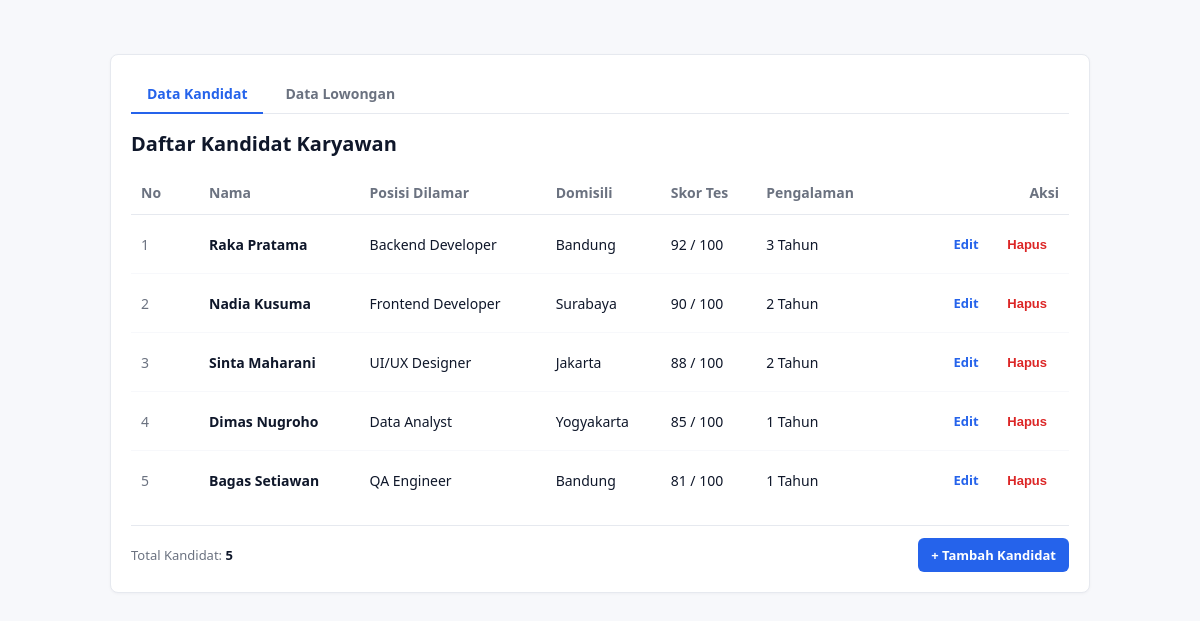
Page /project/index.php on the committed database.
### tables this page shows
CREATE TABLE IF NOT EXISTS `kandidat` (
  `id` int(11) NOT NULL AUTO_INCREMENT,
  `nama` varchar(100) NOT NULL,
  `posisi` varchar(100) NOT NULL,
  `domisili` varchar(100) NOT NULL,
  `skorTes` int(11) NOT NULL DEFAULT 0,
  `pengalamanTahun` int(11) NOT NULL DEFAULT 0,
  PRIMARY KEY (`id`)
);

### project/models/DB.php (called while the page is built, shortened)
<?php
class DB {
    private string $host = "localhost";
    private string $db_name = "mvp_kandidat_db";
    private string $username = "root";
    private string $password = "";
    private ?PDO $conn = null;
    private ?PDOStatement $result = null;
    public function __construct(
        string $host = "localhost",
        string $db_name = "mvp_kandidat_db",
        string $username = "root",
        string $password = ""
    ) {
        $this->host = $host;
        $this->db_name = $db_name;
        $this->username = $username;
        $this->password = $password;
        $this->conn = $this->connect();
    }
    public function connect(): PDO {
        try {
            $dsn = "mysql:host={$this->host};dbname={$this->db_name};charset=utf8mb4";
            $options = [
                PDO::ATTR_ERRMODE => PDO::ERRMODE_EXCEPTION,
                PDO::ATTR_DEFAULT_FETCH_MODE => PDO::FETCH_ASSOC,
                PDO::ATTR_EMULATE_PREPARES => false,
            ];
            return new PDO($dsn, $this->username, $this->password, $options);
        } catch (PDOException $e) {
            throw new RuntimeException("Koneksi Database Gagal: " . $e->getMessage(), 0, $e);
        }
    }
    public function executeQuery(string $query, array $params = []): PDOStatement {
        try {
            $stmt = $this->conn->prepare($query);
            $stmt->execute($params);
            $this->result = $stmt;
            return $stmt;
        } catch (PDOException $e) {
            throw new RuntimeException("Query Gagal: " . $e->getMessage(), 0, $e);
        }
    }
    public function getAllResult(): array {
        return $this->result->fetchAll(PDO::FETCH_ASSOC);
    }
}
?>

### project/models/TabelKandidat.php (called while the page is built, shortened)
<?php
require_once __DIR__ . '/DB.php';
require_once __DIR__ . '/Kandidat.php';
class TabelKandidat extends DB implements KontrakModel {
    private function mapRowToKandidat(array $row): Kandidat {
        return new Kandidat(
            (int)$row['id'],
            $row['nama'],
            $row['posisi'],
            $row['domisili'],
            (int)$row['skorTes'],
            (int)$row['pengalamanTahun']
        );
    }
    public function getAllKandidat(): array {
        $query = "SELECT * FROM kandidat ORDER BY skorTes DESC, id ASC";
        $this->executeQuery($query);
        $rows = $this->getAllResult();
        $list = [];
        foreach ($rows as $row) {
            $list[] = $this->mapRowToKandidat($row);
        }
        return $list;
    }
}
?>

### project/models/Kandidat.php (called while the page is built, shortened)
<?php
class Kandidat {
    private ?int $id;
    private string $nama;
    private string $posisi;
    private string $domisili;
    private int $skorTes;
    private int $pengalamanTahun;
    public function __construct(
        ?int $id,
        string $nama,
        string $posisi,
        string $domisili,
        int $skorTes,
        int $pengalamanTahun
    ) {
        $this->id = $id;
        $this->nama = $nama;
        $this->posisi = $posisi;
        $this->domisili = $domisili;
        $this->skorTes = $skorTes;
        $this->pengalamanTahun = $pengalamanTahun;
    }
    public function getId(): ?int { return $this->id; }
    public function getNama(): string { return $this->nama; }
    public function getPosisi(): string { return $this->posisi; }
    public function getDomisili(): string { return $this->domisili; }
    public function getSkorTes(): int { return $this->skorTes; }
    public function getPengalamanTahun(): int { return $this->pengalamanTahun; }
}
?>

### project/presenters/Flash.php (called while the page is built, shortened)
<?php
class Flash {
    public static function pull(): ?array {
        $flash = $_SESSION['flash'] ?? null;
        return $flash;
    }
    public static function toHtml(?array $flash): string {
        if ($flash === null) {
            return '';
        }
        $class = $flash['type'] === 'error' ? 'alert-error' : 'alert-success';
        $msg = htmlspecialchars($flash['message'], ENT_QUOTES, 'UTF-8');
        $msg = str_replace("\n", '<br>', $msg);
        return "<div class='alert {$class}'>{$msg}</div>";
    }
}
?>

### project/views/ViewKandidat.php (called while the page is built, shortened)
<?php
class ViewKandidat implements KontrakView {
    private string $skinPath;
    public function __construct(string $skinPath = '', string $formPath = '') {
        $this->skinPath = $skinPath ?: __DIR__ . '/../template/skin.html';
    }
    public function renderDaftar(string $tableRowsHtml, int $totalData, string $alertHtml = ''): string {
        $template = file_get_contents($this->skinPath);
        $tokens = [
            '{{ALERT}}'      => $alertHtml,
            '{{TABLE_ROWS}}' => $tableRowsHtml,
            '{{TOTAL_DATA}}' => (string)$totalData,
        ];
        return str_replace(array_keys($tokens), array_values($tokens), $template);
    }
}
?>

### project/presenters/PresenterKandidat.php (the view, shortened to what this page needs)
<?php
require_once __DIR__ . '/Flash.php';
class PresenterKandidat implements KontrakPresenter {
    private KontrakModel $model;
    private KontrakView $view;
    public function __construct(KontrakModel $model, KontrakView $view) {
        $this->model = $model;
        $this->view = $view;
    }
    private function buildRowHtml(int $no, Kandidat $kandidat): string {
        $id = (int)$kandidat->getId();
        $nama = htmlspecialchars($kandidat->getNama());
        $posisi = htmlspecialchars($kandidat->getPosisi());
        $domisili = htmlspecialchars($kandidat->getDomisili());
        $skorTes = number_format($kandidat->getSkorTes()) . ' / 100';
        $pengalaman = number_format($kandidat->getPengalamanTahun()) . ' Tahun';
        return "<tr>
            <td class='col-id'>{$no}</td>
            <td><strong>{$nama}</strong></td>
            <td>{$posisi}</td>
            <td>{$domisili}</td>
            <td>{$skorTes}</td>
            <td>{$pengalaman}</td>
            <td class='col-actions'>
                <a href='index.php?screen=edit&id={$id}' class='btn btn-edit'>Edit</a>
                <form method='post' action='index.php' style='display:inline;' onsubmit=\"return confirm('Hapus kandidat ini?')\">
                    <input type='hidden' name='action' value='hapus'>
                    <input type='hidden' name='id' value='{$id}'>
                    <button type='submit' class='btn btn-delete'>Hapus</button>
                </form>
            </td>
        </tr>";
    }
    public function tampilkanKandidat(): string {
        $listKandidat = $this->model->getAllKandidat();
        $totalKandidat = count($listKandidat);
        $rowsHtml = '';
        if (empty($listKandidat)) {
            $rowsHtml = '<tr><td colspan="7" style="text-align:center;color:#6b7280;padding:24px;">Belum ada data kandidat.</td></tr>';
        } else {
            $no = 1;
            foreach ($listKandidat as $kandidat) {
                $rowsHtml .= $this->buildRowHtml($no, $kandidat);
                $no++;
            }
        }
        $alertHtml = Flash::toHtml(Flash::pull());
        return $this->view->renderDaftar($rowsHtml, $totalKandidat, $alertHtml);
    }
}
?>

### project/index.php (shortened to what this page needs)
<?php
require_once __DIR__ . '/models/TabelKandidat.php';
require_once __DIR__ . '/views/ViewKandidat.php';
require_once __DIR__ . '/presenters/PresenterKandidat.php';
try {
    $module = $_POST['module'] ?? $_GET['module'] ?? 'kandidat';
    if ($module !== 'lowongan') {
        $module = 'kandidat';
    }
    if ($module === 'lowongan') {
        $model = new TabelLowongan(DB_HOST, DB_NAME, DB_USER, DB_PASS);
        $view = new ViewLowongan();
        $presenter = new PresenterLowongan($model, $view);
        if ($_SERVER['REQUEST_METHOD'] === 'POST') {
            $action = inputStr($_POST, 'action');
            if ($action === 'tambah') {
                $presenter->tambahLowongan(
                    inputStr($_POST, 'judul_posisi'),
                    inputStr($_POST, 'departemen'),
                    inputStr($_POST, 'lokasi'),
                    inputInt($_POST, 'kuota'),
                    inputStr($_POST, 'status')
                );
            } elseif ($action === 'ubah') {
                $presenter->ubahLowongan(
                    inputInt($_POST, 'id'),
                    inputStr($_POST, 'judul_posisi'),
                    inputStr($_POST, 'departemen'),
                    inputStr($_POST, 'lokasi'),
                    inputInt($_POST, 'kuota'),
                    inputStr($_POST, 'status')
                );
            } elseif ($action === 'hapus') {
                $presenter->hapusLowongan(inputInt($_POST, 'id'));
            }
            header("Location: index.php?module=lowongan");
            exit();
        }
        $screen = $_GET['screen'] ?? 'list';
        if ($screen === 'add') {
            echo $presenter->tampilkanFormLowongan();
        } elseif ($screen === 'edit' && isset($_GET['id'])) {
            echo $presenter->tampilkanFormLowongan((int)$_GET['id']);
        } else {
            echo $presenter->tampilkanLowongan();
        }
    } else {
        $model = new TabelKandidat(DB_HOST, DB_NAME, DB_USER, DB_PASS);
        $view = new ViewKandidat();
        $presenter = new PresenterKandidat($model, $view);
        $screen = $_GET['screen'] ?? 'list';
        if ($screen === 'add') {
            echo $presenter->tampilkanFormKandidat();
        } elseif ($screen === 'edit' && isset($_GET['id'])) {
            echo $presenter->tampilkanFormKandidat((int)$_GET['id']);
        } else {
            echo $presenter->tampilkanKandidat();
        }
    }
} catch (Throwable $e) {
    http_response_code(500);
    echo "<!doctype html><html lang='id'><head><meta charset='utf-8'><title>Terjadi Kesalahan</title></head>"
        . "<body style='font-family:system-ui;max-width:640px;margin:48px auto;'>"
        . "<h2>Terjadi kesalahan</h2>"
        . "<p>" . htmlspecialchars($e->getMessage(), ENT_QUOTES, 'UTF-8') . "</p>"
        . "<p style='color:#6b7280;font-size:14px'>Pastikan MySQL menyala dan <code>mvp_db.sql</code> sudah di-import.</p>"
        . "</body></html>";
}
?>

### rows in the picture
kandidat: id "Data Kandidat Data Lowongan Daftar Kandidat Karyawan No Nama Posisi Dilamar Domisili Skor Tes Pengalaman Aksi Total Kandidat: 5 + Tambah Kandidat", no "5", nama "Bagas Setiawan", posisi "QA Engineer", domisili "Bandung", skorTes "81 / 100", pengalamanTahun "1 Tahun"
kandidat: no "1", nama "Raka Pratama", posisi "Backend Developer", domisili "Bandung", skorTes "92 / 100", pengalamanTahun "3 Tahun"
kandidat: no "2", nama "Nadia Kusuma", posisi "Frontend Developer", domisili "Surabaya", skorTes "90 / 100", pengalamanTahun "2 Tahun"
kandidat: no "3", nama "Sinta Maharani", posisi "UI/UX Designer", domisili "Jakarta", skorTes "88 / 100", pengalamanTahun "2 Tahun"
kandidat: no "4", nama "Dimas Nugroho", posisi "Data Analyst", domisili "Yogyakarta", skorTes "85 / 100", pengalamanTahun "1 Tahun"
